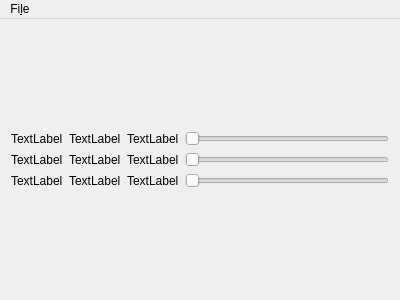
<?xml version="1.0" encoding="UTF-8"?>
<ui version="4.0">
 <class>MainWindow</class>
 <widget class="QMainWindow" name="MainWindow">
  <property name="geometry">
   <rect>
    <x>0</x>
    <y>0</y>
    <width>400</width>
    <height>300</height>
   </rect>
  </property>
  <property name="windowTitle">
   <string>MainWindow</string>
  </property>
  <widget class="QWidget" name="centralWidget">
   <property name="enabled">
    <bool>true</bool>
   </property>
   <property name="sizePolicy">
    <sizepolicy hsizetype="Preferred" vsizetype="Preferred">
     <horstretch>0</horstretch>
     <verstretch>0</verstretch>
    </sizepolicy>
   </property>
   <layout class="QVBoxLayout" name="verticalLayout_2">
    <item>
     <layout class="QGridLayout" name="gridLayout">
      <item row="1" column="1">
       <widget class="QLabel" name="center_y">
        <property name="text">
         <string>TextLabel</string>
        </property>
       </widget>
      </item>
      <item row="2" column="1">
       <widget class="QLabel" name="up_y">
        <property name="text">
         <string>TextLabel</string>
        </property>
       </widget>
      </item>
      <item row="0" column="2">
       <widget class="QLabel" name="eye_z">
        <property name="text">
         <string>TextLabel</string>
        </property>
       </widget>
      </item>
      <item row="1" column="2">
       <widget class="QLabel" name="center_z">
        <property name="text">
         <string>TextLabel</string>
        </property>
       </widget>
      </item>
      <item row="2" column="2">
       <widget class="QLabel" name="up_z">
        <property name="text">
         <string>TextLabel</string>
        </property>
       </widget>
      </item>
      <item row="1" column="0">
       <widget class="QLabel" name="center_x">
        <property name="text">
         <string>TextLabel</string>
        </property>
       </widget>
      </item>
      <item row="2" column="0">
       <widget class="QLabel" name="up_x">
        <property name="text">
         <string>TextLabel</string>
        </property>
       </widget>
      </item>
      <item row="0" column="0">
       <widget class="QLabel" name="eye_x">
        <property name="text">
         <string>TextLabel</string>
        </property>
       </widget>
      </item>
      <item row="0" column="1">
       <widget class="QLabel" name="eye_y">
        <property name="text">
         <string>TextLabel</string>
        </property>
       </widget>
      </item>
      <item row="0" column="3">
       <widget class="QSlider" name="red_slider">
        <property name="maximum">
         <number>255</number>
        </property>
        <property name="orientation">
         <enum>Qt::Horizontal</enum>
        </property>
       </widget>
      </item>
      <item row="1" column="3">
       <widget class="QSlider" name="green_slider">
        <property name="maximum">
         <number>255</number>
        </property>
        <property name="orientation">
         <enum>Qt::Horizontal</enum>
        </property>
       </widget>
      </item>
      <item row="2" column="3">
       <widget class="QSlider" name="blue_slider">
        <property name="maximum">
         <number>255</number>
        </property>
        <property name="orientation">
         <enum>Qt::Horizontal</enum>
        </property>
       </widget>
      </item>
     </layout>
    </item>
   </layout>
  </widget>
  <widget class="QMenuBar" name="menuBar">
   <property name="geometry">
    <rect>
     <x>0</x>
     <y>0</y>
     <width>400</width>
     <height>30</height>
    </rect>
   </property>
   <widget class="QMenu" name="fileMenu">
    <property name="title">
     <string>Fi&amp;le</string>
    </property>
    <addaction name="actionOpen"/>
   </widget>
   <addaction name="fileMenu"/>
  </widget>
  <action name="actionOpen">
   <property name="text">
    <string>&amp;Open</string>
   </property>
  </action>
 </widget>
 <layoutdefault spacing="6" margin="11"/>
 <resources/>
 <connections/>
</ui>
